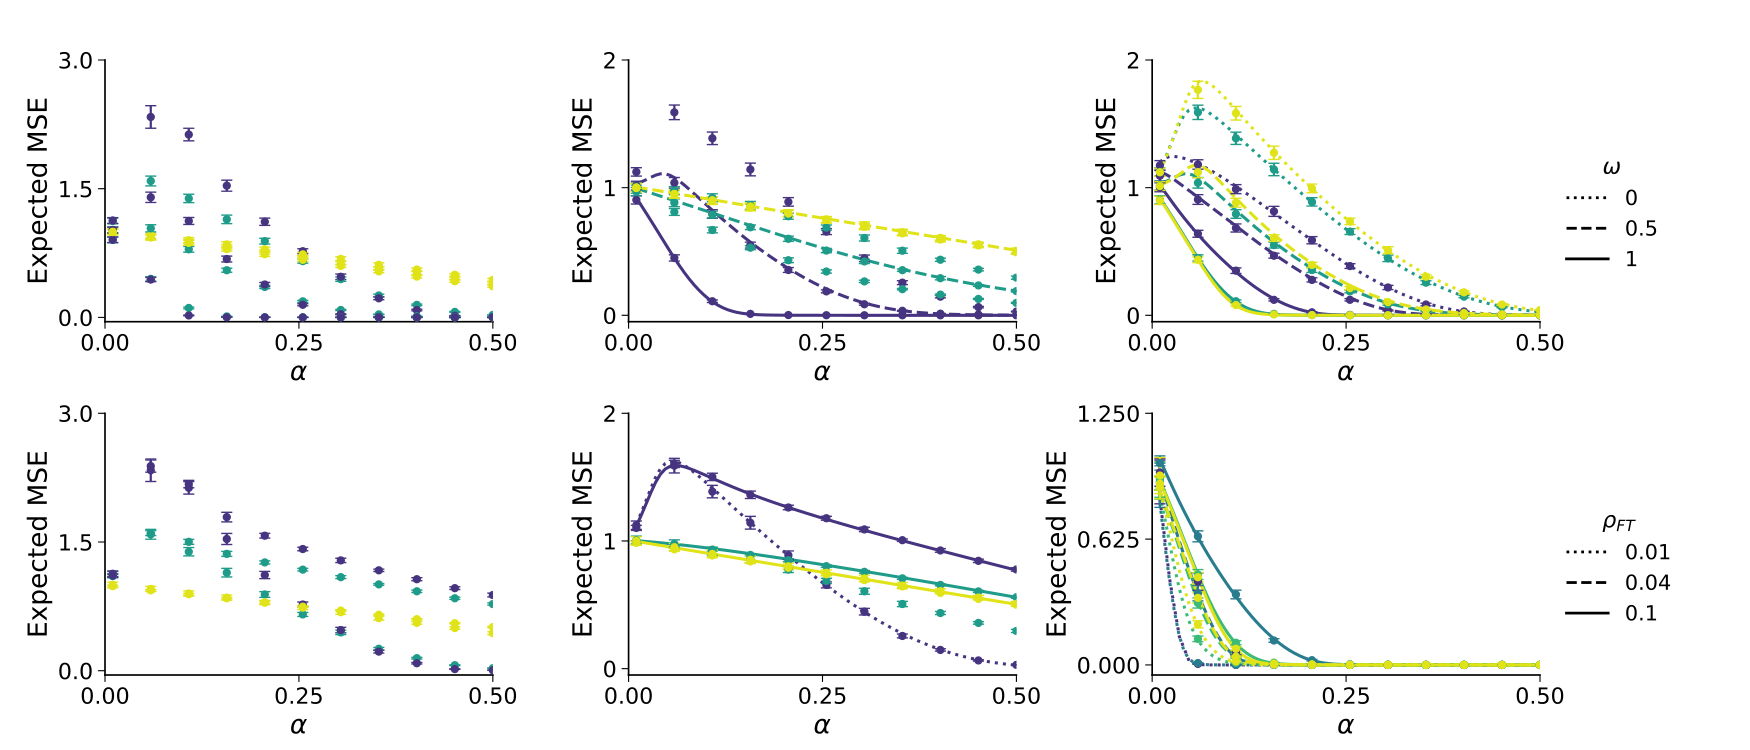

Python code for this plot:
import numpy as np
import pandas as pd
import matplotlib as mpl
import matplotlib.pyplot as plt
from matplotlib.lines import Line2D
from matplotlib.ticker import NullLocator


rep_all_df = pd.read_csv("rep_all_df.csv")
emp_all_df = pd.read_csv("emp_all_df.csv")

rep = rep_all_df.copy()
emp = emp_all_df.copy()

TOL = 1e-12

def ensure_numeric(df, cols):
    df = df.copy()
    for c in cols:
        if c in df.columns:
            df[c] = pd.to_numeric(df[c], errors="coerce")
    return df

def make_combo_key(df, cols, float_round=12):
    d = df.copy()
    parts = []
    for c in cols:
        if c not in d.columns:
            continue
        s = d[c]
        if pd.api.types.is_numeric_dtype(s):
            s = pd.to_numeric(s, errors="coerce").round(float_round)
            parts.append(s.map(lambda x: "nan" if pd.isna(x) else f"{x:.{float_round}g}"))
        else:
            parts.append(s.astype(str))
    if not parts:
        return pd.Series([""] * len(d), index=d.index)
    out = parts[0].astype(str)
    for p in parts[1:]:
        out = out + "|" + p.astype(str)
    return out

def format_params_label(row, cols, float_round=6):
    bits = []
    for c in cols:
        if c not in row.index:
            continue
        v = row[c]
        if pd.isna(v):
            continue
        if isinstance(v, (float, np.floating, int, np.integer)):
            bits.append(f"{c}={float(v):.{float_round}g}")
        else:
            bits.append(f"{c}={v}")
    return ", ".join(bits)



rep_metric = "mse_best"
emp_metric = "final_param_mse"

# -----------------------
# Sanity
# -----------------------
for c in ["alpha", "omega"]:
    if c not in rep_all_df.columns or c not in emp_all_df.columns:
        raise KeyError(f"Both dfs must contain '{c}'")

if rep_metric not in rep_all_df.columns:
    raise KeyError(f"Replica df missing '{rep_metric}'")
if emp_metric not in emp.columns or "seed" not in emp.columns:
    raise KeyError("Empirical df missing metric or 'seed'")

rep = ensure_numeric(rep, ["alpha","omega","rho_pt","rho_ft","c_pt","lambda_pt","gamma_reinit"])
emp = ensure_numeric(emp, ["alpha","omega","rho_pt","rho_ft","c_pt","lambda_pt","gamma_reinit"])

# -----------------------
# Define BASE param combo (EXCLUDES omega)
# -----------------------
candidate_base_cols = ["rho_pt", "rho_ft", "c_pt", "lambda_pt", "gamma_reinit", "ft_teacher_norm"]
base_cols = [c for c in candidate_base_cols if (c in rep.columns and c in emp.columns)]
if not base_cols:
    raise ValueError("No shared base columns found")

rep["base_key"] = make_combo_key(rep, base_cols)
emp["base_key"] = make_combo_key(emp, base_cols)

# Full key (used to filter replica to empirical support)
full_cols = ["omega"] + base_cols
rep["full_key"] = make_combo_key(rep, full_cols)
emp["full_key"] = make_combo_key(emp, full_cols)

# -----------------------
# Empirical stats: mean ± 95% CI
# -----------------------
emp_stats = (
    emp.dropna(subset=["alpha","omega","base_key",emp_metric])
       .groupby(["omega","base_key","alpha"], as_index=False)
       .agg(
           mean=(emp_metric,"mean"),
           std=(emp_metric,"std"),
           n=("seed","nunique"),
       )
)
emp_stats["sem"] = emp_stats["std"] / np.sqrt(emp_stats["n"].clip(lower=1))
emp_stats["ci95"] = 1.96 * emp_stats["sem"]

# valid base combos
base_keys = sorted(emp_stats["base_key"].unique())
if not base_keys:
    raise ValueError("No empirical base_key combinations found")

# empirical-supported full keys per omega
emp_fullkeys_by_omega = {
    om: set(emp.loc[np.isclose(emp["omega"], om), "full_key"].unique())
    for om in [0.0, 0.5, 1.0]
}

# labels for color legend
emp_base_rows = emp.groupby("base_key", as_index=False).first().set_index("base_key")
rep_base_rows = rep.groupby("base_key", as_index=False).first().set_index("base_key")

def get_base_label(bk):
    row = emp_base_rows.loc[bk] if bk in emp_base_rows.index else rep_base_rows.loc[bk]
    return format_params_label(row, base_cols)


# -----------------------
# Global style (set ONCE)
# -----------------------
mpl.rcParams.update({
    "font.family": "sans-serif",
    "font.size": 16,
    "axes.labelsize": 19,
    "axes.titlesize": 19,
    "legend.fontsize": 15,

    "axes.spines.top": False,
    "axes.spines.right": False,
    "axes.grid": False,
    "axes.linewidth": 1.2,

    "xtick.direction": "out",
    "ytick.direction": "out",
    "xtick.major.size": 5,
    "ytick.major.size": 5,
    "xtick.minor.visible": False,
    "ytick.minor.visible": False,

    "lines.linewidth": 2.0,
    "lines.markersize": 5,
    "errorbar.capsize": 4,

    "image.cmap": "viridis",
})

# -----------------------
# Helpers (shared)
# -----------------------
def ensure_numeric(df, cols):
    df = df.copy()
    for c in cols:
        if c in df.columns:
            df[c] = pd.to_numeric(df[c], errors="coerce")
    return df

def make_combo_key(df, cols, float_round=12):
    d = df.copy()
    parts = []
    for c in cols:
        if c not in d.columns:
            continue
        s = d[c]
        if pd.api.types.is_numeric_dtype(s):
            s = pd.to_numeric(s, errors="coerce").round(float_round)
            parts.append(s.map(lambda x: "nan" if pd.isna(x) else f"{x:.{float_round}g}"))
        else:
            parts.append(s.astype(str))
    if not parts:
        return pd.Series([""] * len(d), index=d.index)
    out = parts[0].astype(str)
    for p in parts[1:]:
        out = out + "|" + p.astype(str)
    return out

def viridis_map(values, lo=0.15, hi=0.95, cmap_name="viridis"):
    vals = list(values)
    cmap = plt.get_cmap(cmap_name)
    return {
        v: cmap(lo + (hi - lo) * i / max(1, len(vals) - 1))
        for i, v in enumerate(vals)
    }

def add_top_legend(ax, handles, labels, title, ncol=None, y=1.22):
    if ncol is None:
        ncol = len(labels)
    return ax.legend(
        handles, labels, title=title, frameon=False,
        loc="lower center",
        bbox_to_anchor=(0.5, y),
        bbox_transform=ax.transAxes,
        ncol=ncol,
        columnspacing=1.2,
        handletextpad=0.6,
    )

def format_axes(ax, ylim, yticks):
    ax.set_xlim(0.0, 0.5)
    ax.set_xticks([0.0, 0.25, 0.5])
    ax.set_ylim(*ylim)
    ax.set_yticks(yticks)
    ax.set_xlabel(r"$\alpha$")
    ax.set_ylabel("Expected MSE")
    ax.xaxis.set_minor_locator(NullLocator())
    ax.yaxis.set_minor_locator(NullLocator())

def emp_ci95_stats(emp, group_cols, metric):
    s = (emp.groupby(group_cols, as_index=False)
           .agg(mean=(metric, "mean"), std=(metric, "std"), n=("seed", "nunique")))
    s["sem"] = s["std"] / np.sqrt(s["n"].clip(lower=1))
    s["ci95"] = 1.96 * s["sem"]
    return s

def isclose_any(series, values, atol=1e-12, rtol=1e-9):
    """Vectorized 'series is close to any value in values' for float columns."""
    vals = list(values)
    if len(vals) == 0:
        return np.zeros(len(series), dtype=bool)
    s = pd.to_numeric(series, errors="coerce")
    mask = np.zeros(len(s), dtype=bool)
    for v in vals:
        mask |= np.isclose(s.to_numpy(), float(v), atol=atol, rtol=rtol, equal_nan=False)
    return mask

# -----------------------
# Load + numeric once (shared by all panels)
# Assumes rep_all_df and emp_all_df exist in your environment.
# -----------------------
rep_metric = "mse_best"
emp_metric = "final_param_mse"

num_cols_rep = ["alpha", rep_metric, "omega", "rho_pt", "rho_ft", "c_pt", "lambda_pt", "gamma_reinit"]
num_cols_emp = ["alpha", emp_metric, "omega", "rho_pt", "rho_ft", "c_pt", "lambda_pt", "gamma_reinit", "seed"]

rep_all = ensure_numeric(rep_all_df.copy(), num_cols_rep)
emp_all = ensure_numeric(emp_all_df.copy(), num_cols_emp)

# -----------------------
# Panel A: vary c_PT (exp1; rho_pt=rho_ft=0.1; lambda=0; gamma=0; omega in {0,0.5,1})
# -----------------------
def panel_cpt(ax, rep_all, emp_all):
    EXPERIMENT = "exp1"
    RHO_PT = 0.1
    RHO_FT = 0.1
    omega_order = [0.0, 0.5, 1.0]
    linestyle_map = {0.0: ":", 0.5: "--", 1.0: "-"}

    rep = rep_all.copy()
    emp = emp_all.copy()
    rep = rep[rep["experiment"] == EXPERIMENT].copy()
    emp = emp[emp["experiment"] == EXPERIMENT].copy()

    for df in (rep, emp):
        df.dropna(subset=["alpha", "omega"], inplace=True)

    rep = rep[np.isclose(rep["rho_pt"], RHO_PT)]
    emp = emp[np.isclose(emp["rho_pt"], RHO_PT)]
    rep = rep[np.isclose(rep["rho_ft"], RHO_FT)]
    emp = emp[np.isclose(emp["rho_ft"], RHO_FT)]
    rep = rep[np.isclose(rep["lambda_pt"], 0.0)]
    emp = emp[np.isclose(emp["lambda_pt"], 0.0)]
    rep = rep[np.isclose(rep["gamma_reinit"], 0.0)]
    emp = emp[np.isclose(emp["gamma_reinit"], 0.0)]
    # robust float matching for omega
    rep = rep[isclose_any(rep["omega"], omega_order, atol=1e-12, rtol=0.0)]
    emp = emp[isclose_any(emp["omega"], omega_order, atol=1e-12, rtol=0.0)]

    base_cols = [c for c in ["rho_pt","rho_ft","c_pt","lambda_pt","gamma_reinit","ft_teacher_norm"]
                 if c in rep.columns and c in emp.columns]

    rep["base_key"] = make_combo_key(rep, base_cols)
    emp["base_key"] = make_combo_key(emp, base_cols)

    emp_stats = emp_ci95_stats(emp, ["omega","base_key","alpha"], emp_metric)

    tmp = emp.groupby("base_key", as_index=False).first()
    base_to_cpt = dict(zip(tmp["base_key"], tmp["c_pt"]))
    base_keys = sorted(emp_stats["base_key"].unique())
    ordered_base_keys = sorted(base_keys, key=lambda k: base_to_cpt[k])

    color_map = viridis_map(ordered_base_keys)

    # replica curves
    for om in omega_order:
        rep_o = rep[rep["omega"] == om]
        for bk, d in rep_o.groupby("base_key"):
            if bk not in color_map:
                continue
            d = d.sort_values("alpha")
            ax.plot(d["alpha"], d[rep_metric], color=color_map[bk],
                    linestyle=linestyle_map[om], linewidth=2.2, zorder=2)

    # empirical points
    for om in omega_order:
        s = emp_stats[emp_stats["omega"] == om]
        for bk, d in s.groupby("base_key"):
            if bk not in color_map:
                continue
            d = d.sort_values("alpha")
            ax.errorbar(d["alpha"], d["mean"], yerr=d["ci95"],
                        fmt="o", ms=5, capsize=4, elinewidth=1.6,
                        color=color_map[bk], zorder=3)

    format_axes(ax, ylim=(-0.05, 3.0), yticks=[0.0, 1.5, 3.0])

    # top legend: c_PT
    handles = [Line2D([0],[0], color=color_map[bk], lw=2.5) for bk in ordered_base_keys]
    labels = [f"{base_to_cpt[bk]:.3g}" for bk in ordered_base_keys]
    add_top_legend(ax, handles, labels, title=r"$c_{PT}$", ncol=len(labels), y=1.24)

# -----------------------
# Panel B: vary gamma_reinit (exp1; rho_pt=rho_ft=0.1; c_pt=1e-3; lambda=0; omega in {0,0.5,1})
# -----------------------
def panel_gamma(ax, rep_all, emp_all):
    EXPERIMENT = "exp1"
    RHO_PT = 0.1
    RHO_FT = 0.1
    C_PT = 1e-3
    LAMBDA = 0.0
    OMEGA_VALUES = [0.0, 0.5, 1.0]
    ls_map = {0.0: ":", 0.5: "--", 1.0: "-"}

    rep = rep_all.copy()
    emp = emp_all.copy()
    rep = rep[rep["experiment"] == EXPERIMENT].copy()
    emp = emp[emp["experiment"] == EXPERIMENT].copy()

    def filt(df):
        df = df[np.isclose(df["rho_pt"], RHO_PT, atol=1e-9)].copy()
        df = df[np.isclose(df["rho_ft"], RHO_FT, atol=1e-9)].copy()
        df = df[np.isclose(df["c_pt"], C_PT, atol=1e-12)].copy()
        df = df[np.isclose(df["lambda_pt"], LAMBDA, atol=1e-12)].copy()
        df = df[isclose_any(df["omega"], OMEGA_VALUES, atol=1e-12, rtol=0.0)].copy()
        df = df.dropna(subset=["alpha","omega","gamma_reinit"]).copy()
        return df

    rep = filt(rep)
    emp = filt(emp)

    gamma_vals = sorted(set(rep["gamma_reinit"].dropna().unique()) |
                        set(emp["gamma_reinit"].dropna().unique()))
    color_map = viridis_map(gamma_vals)

    rep["full_key"] = make_combo_key(rep, ["omega","gamma_reinit"])
    emp["full_key"] = make_combo_key(emp, ["omega","gamma_reinit"])
    rep = rep[rep["full_key"].isin(emp["full_key"].dropna().unique())].copy()

    emp_stats = emp_ci95_stats(emp, ["omega","gamma_reinit","alpha"], emp_metric)

    for g in gamma_vals:
        for om in OMEGA_VALUES:
            d = rep[np.isclose(rep["gamma_reinit"], g, atol=1e-12, rtol=1e-9) &
                    np.isclose(rep["omega"], om, atol=1e-12, rtol=0.0)]
            if d.empty: 
                continue
            d = d.sort_values("alpha")
            ax.plot(d["alpha"], d[rep_metric], color=color_map[g],
                    linestyle=ls_map[om], linewidth=2.2, zorder=2)

    for g in gamma_vals:
        for om in OMEGA_VALUES:
            d = emp_stats[np.isclose(emp_stats["gamma_reinit"], g, atol=1e-12, rtol=1e-9) &
                          np.isclose(emp_stats["omega"], om, atol=1e-12, rtol=0.0)]
            if d.empty:
                continue
            d = d.sort_values("alpha")
            ax.errorbar(d["alpha"], d["mean"], yerr=d["ci95"],
                        fmt="o", ms=5, capsize=4, elinewidth=1.6,
                        color=color_map[g], zorder=3)

    format_axes(ax, ylim=(-0.05, 2.0), yticks=[0.0, 1.0, 2.0])

    handles = [Line2D([0],[0], color=color_map[g], lw=2.5) for g in gamma_vals]
    labels  = [f"{g:g}" for g in gamma_vals]
    add_top_legend(ax, handles, labels, title=r"$\gamma_{\mathrm{reinit}}$", ncol=len(labels), y=1.24)

# -----------------------
# Panel C: vary lambda_pt (rho_pt=rho_ft=0.1; c_pt=1e-3; gamma=0; omega in {0,0.5,1})
# top legend lambda_pt; right legend omega
# -----------------------
def panel_lambda_omega(ax, rep_all, emp_all):
    RHO_PT = 0.1
    RHO_FT = 0.1
    C_PT   = 1e-3
    GAMMA  = 0.0
    OMEGA_VALUES = [0.0, 0.5, 1.0]
    ls_map = {0.0: ":", 0.5: "--", 1.0: "-"}
    LAMBDA_VALUES = [-1e-3, -0.99e-3, 0.0, 0.99e-3]
    EXCLUDE_LAMBDA_EQ_MINUS_C = True

    rep = rep_all.copy()
    emp = emp_all.copy()

    def filt(df):
        df = df[np.isclose(df["rho_pt"], RHO_PT, atol=1e-9)].copy()
        df = df[np.isclose(df["rho_ft"], RHO_FT, atol=1e-9)].copy()
        df = df[np.isclose(df["c_pt"], C_PT, atol=1e-12)].copy()
        df = df[np.isclose(df["gamma_reinit"], GAMMA, atol=1e-12)].copy()
        df = df[isclose_any(df["omega"], OMEGA_VALUES, atol=1e-12, rtol=0.0)].copy()
        df = df[isclose_any(df["lambda_pt"], LAMBDA_VALUES, atol=1e-12, rtol=1e-9)].copy()
        df = df.dropna(subset=["alpha","omega","lambda_pt"]).copy()
        return df

    rep = filt(rep)
    emp = filt(emp)

    if EXCLUDE_LAMBDA_EQ_MINUS_C:
        rep = rep[~np.isclose(rep["lambda_pt"], -rep["c_pt"], atol=1e-12)].copy()
        emp = emp[~np.isclose(emp["lambda_pt"], -emp["c_pt"], atol=1e-12)].copy()

    lambda_vals = sorted(set(rep["lambda_pt"].dropna().unique()) | set(emp["lambda_pt"].dropna().unique()))
    omega_present = sorted(set(rep["omega"].dropna().unique()) | set(emp["omega"].dropna().unique()))
    omega_present = [om for om in OMEGA_VALUES if om in omega_present]

    color_map = viridis_map(lambda_vals)

    rep["full_key"] = make_combo_key(rep, ["omega","lambda_pt"])
    emp["full_key"] = make_combo_key(emp, ["omega","lambda_pt"])
    rep = rep[rep["full_key"].isin(emp["full_key"].dropna().unique())].copy()

    emp_stats = emp_ci95_stats(emp, ["omega","lambda_pt","alpha"], emp_metric)

    for lam in lambda_vals:
        for om in omega_present:
            d = rep[np.isclose(rep["lambda_pt"], lam, atol=1e-12) & np.isclose(rep["omega"], om, atol=1e-12)]
            if d.empty:
                continue
            d = d.dropna(subset=["alpha", rep_metric]).sort_values("alpha")
            ax.plot(d["alpha"].to_numpy(), d[rep_metric].to_numpy(),
                    color=color_map[lam], linestyle=ls_map.get(om, "-"),
                    linewidth=2.2, zorder=2)

    for lam in lambda_vals:
        for om in omega_present:
            d = emp_stats[np.isclose(emp_stats["lambda_pt"], lam, atol=1e-12) & np.isclose(emp_stats["omega"], om, atol=1e-12)]
            if d.empty:
                continue
            d = d.sort_values("alpha")
            ax.errorbar(d["alpha"].to_numpy(), d["mean"].to_numpy(),
                        yerr=d["ci95"].to_numpy(),
                        fmt="o", ms=5, capsize=4, elinewidth=1.6,
                        color=color_map[lam], zorder=3)

    format_axes(ax, ylim=(-0.05, 2.0), yticks=[0.0, 1.0, 2.0])

    # top legend: lambda
    lam_handles = [Line2D([0],[0], color=color_map[lam], lw=2.5) for lam in lambda_vals]
    lam_labels  = [f"{lam:.8g}" for lam in lambda_vals]
    add_top_legend(ax, lam_handles, lam_labels, title=r"$\lambda_{PT}$",
                   ncol=min(len(lam_labels), 4), y=1.24)

    # right legend: omega
    omega_handles = [Line2D([0],[0], color="black", lw=2, linestyle=ls_map.get(om, "-")) for om in omega_present]
    omega_labels  = [f"{om:g}" for om in omega_present]
    ax.legend(
        omega_handles, omega_labels, title=r"$\omega$", frameon=False,
        loc="upper left", bbox_to_anchor=(1.02, 0.70), bbox_transform=ax.transAxes
    )

# -----------------------
# Panel D: (your exp2 / omega=0 / vary rho_ft) — no legends in screenshot
# -----------------------
def panel_rhoft_cpt(ax, rep_all, emp_all):
    EXPERIMENT = "exp2"
    OMEGA = 0.0
    RHO_PT = 0.1
    RHO_FT_VALUES = [0.01, 0.1, 0.9]
    ls_map = {0.01: ":", 0.1: "--", 0.9: "-"}  # rho_ft style

    rep = rep_all.copy()
    emp = emp_all.copy()
    if "experiment" in rep.columns:
        rep = rep[rep["experiment"] == EXPERIMENT].copy()
    if "experiment" in emp.columns:
        emp = emp[emp["experiment"] == EXPERIMENT].copy()

    def filt(df):
        df = df[np.isclose(df["omega"], OMEGA, atol=1e-9)].copy()
        df = df[np.isclose(df["rho_pt"], RHO_PT, atol=1e-9)].copy()
        df = df[isclose_any(df["rho_ft"], RHO_FT_VALUES, atol=1e-12, rtol=1e-9)].copy()
        df = df[np.isclose(df["lambda_pt"], 0.0, atol=1e-9)].copy()
        df = df[np.isclose(df["gamma_reinit"], 0.0, atol=1e-9)].copy()
        df = df.dropna(subset=["alpha","rho_ft"]).copy()
        return df

    rep = filt(rep)
    emp = filt(emp)

    # color by "base combo" excluding rho_ft (c_pt drives ordering)
    candidate_base_cols = ["omega","rho_pt","c_pt","lambda_pt","gamma_reinit","ft_teacher_norm"]
    base_cols = [c for c in candidate_base_cols if (c in rep.columns and c in emp.columns)]
    rep["base_key"] = make_combo_key(rep, base_cols)
    emp["base_key"] = make_combo_key(emp, base_cols)

    full_cols = base_cols + ["rho_ft"]
    rep["full_key"] = make_combo_key(rep, full_cols)
    emp["full_key"] = make_combo_key(emp, full_cols)

    rep = rep[rep["full_key"].isin(set(emp["full_key"].dropna().unique()))].copy()

    emp_stats = emp_ci95_stats(emp, ["rho_ft","base_key","full_key","alpha"], emp_metric)

    tmp = emp.dropna(subset=["base_key","c_pt"]).groupby("base_key", as_index=False).first()
    base_to_cpt = dict(zip(tmp["base_key"], tmp["c_pt"]))
    base_keys = sorted(emp_stats["base_key"].unique())
    ordered_base_keys = sorted(base_keys, key=lambda bk: float(base_to_cpt.get(bk, np.inf)))
    color_map = viridis_map(ordered_base_keys)

    for rf in RHO_FT_VALUES:
        d_rf = rep[np.isclose(rep["rho_ft"], rf, atol=1e-12, rtol=1e-9)]
        for bk, d in d_rf.groupby("base_key"):
            if bk not in color_map:
                continue
            d = d.dropna(subset=["alpha", rep_metric]).sort_values("alpha")
            ax.plot(d["alpha"].to_numpy(), d[rep_metric].to_numpy(),
                    color=color_map[bk], linestyle=ls_map[rf], linewidth=2.2, zorder=2)

    for rf in RHO_FT_VALUES:
        s = emp_stats[np.isclose(emp_stats["rho_ft"], rf, atol=1e-12, rtol=1e-9)]
        for bk, d in s.groupby("base_key"):
            if bk not in color_map:
                continue
            d = d.sort_values("alpha")
            ax.errorbar(d["alpha"].to_numpy(), d["mean"].to_numpy(), yerr=d["ci95"].to_numpy(),
                        fmt="o", ms=5, capsize=4, elinewidth=1.6,
                        color=color_map[bk], zorder=3)

    format_axes(ax, ylim=(-0.05, 3.0), yticks=[0.0, 1.5, 3.0])

# -----------------------
# Panel E: exp2 / omega=0 / vary rho_ft and gamma (no legends in screenshot)
# -----------------------
def panel_gamma_rhoft(ax, rep_all, emp_all):
    EXPERIMENT = "exp2"
    OMEGA = 0.0
    RHO_PT = 0.1
    RHO_FT_VALUES = [0.01, 0.1, 0.9]
    C_PT = 1e-3
    LAMBDA = 0.0
    ls_map = {0.01: ":", 0.1: "--", 0.9: "-"}

    rep = rep_all.copy()
    emp = emp_all.copy()
    if "experiment" in rep.columns:
        rep = rep[rep["experiment"] == EXPERIMENT].copy()
    if "experiment" in emp.columns:
        emp = emp[emp["experiment"] == EXPERIMENT].copy()

    def filt(df):
        df = df[np.isclose(df["omega"], OMEGA, atol=1e-9)].copy()
        df = df[np.isclose(df["rho_pt"], RHO_PT, atol=1e-9)].copy()
        df = df[isclose_any(df["rho_ft"], RHO_FT_VALUES, atol=1e-12, rtol=1e-9)].copy()
        df = df[np.isclose(df["c_pt"], C_PT, atol=1e-12)].copy()
        df = df[np.isclose(df["lambda_pt"], LAMBDA, atol=1e-12)].copy()
        df = df.dropna(subset=["alpha","rho_ft","gamma_reinit"]).copy()
        return df

    rep = filt(rep)
    emp = filt(emp)

    gamma_vals = sorted(set(rep["gamma_reinit"].dropna().unique()) |
                        set(emp["gamma_reinit"].dropna().unique()))
    color_map = viridis_map(gamma_vals)

    rep["full_key"] = make_combo_key(rep, ["rho_ft","gamma_reinit"])
    emp["full_key"] = make_combo_key(emp, ["rho_ft","gamma_reinit"])
    rep = rep[rep["full_key"].isin(emp["full_key"].dropna().unique())].copy()

    emp_stats = emp_ci95_stats(emp, ["rho_ft","gamma_reinit","alpha"], emp_metric)

    for g in gamma_vals:
        for rf in RHO_FT_VALUES:
            d = rep[np.isclose(rep["gamma_reinit"], g, atol=1e-12, rtol=1e-9) &
                    np.isclose(rep["rho_ft"], rf, atol=1e-12, rtol=1e-9)]
            if d.empty:
                continue
            d = d.dropna(subset=["alpha", rep_metric]).sort_values("alpha")
            ax.plot(d["alpha"].to_numpy(), d[rep_metric].to_numpy(),
                    color=color_map[g], linestyle=ls_map[rf], linewidth=2.2, zorder=2)

    for g in gamma_vals:
        for rf in RHO_FT_VALUES:
            d = emp_stats[np.isclose(emp_stats["gamma_reinit"], g, atol=1e-12, rtol=1e-9) &
                          np.isclose(emp_stats["rho_ft"], rf, atol=1e-12, rtol=1e-9)]
            if d.empty:
                continue
            d = d.sort_values("alpha")
            ax.errorbar(d["alpha"].to_numpy(), d["mean"].to_numpy(), yerr=d["ci95"].to_numpy(),
                        fmt="o", ms=5, capsize=4, elinewidth=1.6,
                        color=color_map[g], zorder=3)

    format_axes(ax, ylim=(-0.05, 2.0), yticks=[0.0, 1.0, 2.0])

# -----------------------
# Panel F: omega=1 / vary rho_ft; color by lambda; right legend rho_pt (actually rho_ft in your code)
# -----------------------
def panel_lambda_rhoft(ax, rep_all, emp_all):
    OMEGA = 1.0
    RHO_PT = 0.1
    C_PT = 1e-3
    GAMMA = 0.0
    RHO_FT_KEEP = [0.01, 0.04, 0.1]
    ls_map = {0.01: ":", 0.04: "--", 0.1: "-"}

    rep = rep_all.copy()
    emp = emp_all.copy()

    def filt(df):
        df = df[np.isclose(df["omega"], OMEGA, atol=1e-9)].copy()
        df = df[np.isclose(df["rho_pt"], RHO_PT, atol=1e-9)].copy()
        df = df[np.isclose(df["c_pt"], C_PT, atol=1e-12)].copy()
        df = df[np.isclose(df["gamma_reinit"], GAMMA, atol=1e-12)].copy()
        df = df[isclose_any(df["rho_ft"], RHO_FT_KEEP, atol=1e-12, rtol=1e-9)].copy()
        df = df.dropna(subset=["alpha","rho_ft","lambda_pt"]).copy()
        return df

    rep = filt(rep)
    emp = filt(emp)

    # Exclude lambda == -c
    rep = rep[~np.isclose(rep["lambda_pt"], -rep["c_pt"], atol=1e-12)].copy()
    emp = emp[~np.isclose(emp["lambda_pt"], -emp["c_pt"], atol=1e-12)].copy()

    rho_ft_present = sorted(set(rep["rho_ft"].dropna().unique()) | set(emp["rho_ft"].dropna().unique()))
    lambda_vals = sorted(set(rep["lambda_pt"].dropna().unique()) | set(emp["lambda_pt"].dropna().unique()))
    color_map = viridis_map(lambda_vals)

    rep["full_key"] = make_combo_key(rep, ["rho_ft","lambda_pt"])
    emp["full_key"] = make_combo_key(emp, ["rho_ft","lambda_pt"])
    rep = rep[rep["full_key"].isin(emp["full_key"].dropna().unique())].copy()

    emp_stats = emp_ci95_stats(emp, ["rho_ft","lambda_pt","alpha"], emp_metric)

    for lam in lambda_vals:
        for rf in rho_ft_present:
            d = rep[np.isclose(rep["lambda_pt"], lam, atol=1e-12) & np.isclose(rep["rho_ft"], rf, atol=1e-12)]
            if d.empty:
                continue
            d = d.dropna(subset=["alpha", rep_metric]).sort_values("alpha")
            ax.plot(d["alpha"].to_numpy(), d[rep_metric].to_numpy(),
                    color=color_map[lam], linestyle=ls_map.get(rf, "-"),
                    linewidth=2.2, zorder=2)

    for lam in lambda_vals:
        for rf in rho_ft_present:
            d = emp_stats[np.isclose(emp_stats["lambda_pt"], lam, atol=1e-12) & np.isclose(emp_stats["rho_ft"], rf, atol=1e-12)]
            if d.empty:
                continue
            d = d.sort_values("alpha")
            ax.errorbar(d["alpha"].to_numpy(), d["mean"].to_numpy(), yerr=d["ci95"].to_numpy(),
                        fmt="o", ms=5, capsize=4, elinewidth=1.6,
                        color=color_map[lam], zorder=3)

    format_axes(ax, ylim=(-0.05, 1.25), yticks=[0.0, 0.625, 1.25])

    # right legend: rho_ft (your screenshot label might say rho_PT; adjust title if needed)
    rf_handles = [Line2D([0],[0], color="black", lw=2, linestyle=ls_map.get(rf, "-")) for rf in rho_ft_present]
    rf_labels  = [f"{rf:g}" for rf in rho_ft_present]
    ax.legend(
        rf_handles, rf_labels, title=r"$\rho_{FT}$", frameon=False,
        loc="upper left", bbox_to_anchor=(1.02, 0.70), bbox_transform=ax.transAxes
    )

# -----------------------
# Build the 2x3 figure
# -----------------------
fig, axes = plt.subplots(2, 3, figsize=(17.5, 7.5))

# spacing tuned so top-row per-axes legends fit + right-side legends fit
# fig.subplots_adjust(left=0.06, right=0.88, bottom=0.10, top=0.88, wspace=0.35, hspace=0.35)
fig.subplots_adjust(left=0.06, right=0.88, bottom=0.10, top=0.92, wspace=0.35, hspace=0.35)

panel_cpt(axes[0, 0], rep_all, emp_all)
panel_gamma(axes[0, 1], rep_all, emp_all)
panel_lambda_omega(axes[0, 2], rep_all, emp_all)

panel_rhoft_cpt(axes[1, 0], rep_all, emp_all)
panel_gamma_rhoft(axes[1, 1], rep_all, emp_all)
panel_lambda_rhoft(axes[1, 2], rep_all, emp_all)

plt.savefig("figure3_detailed.png", dpi=300)
